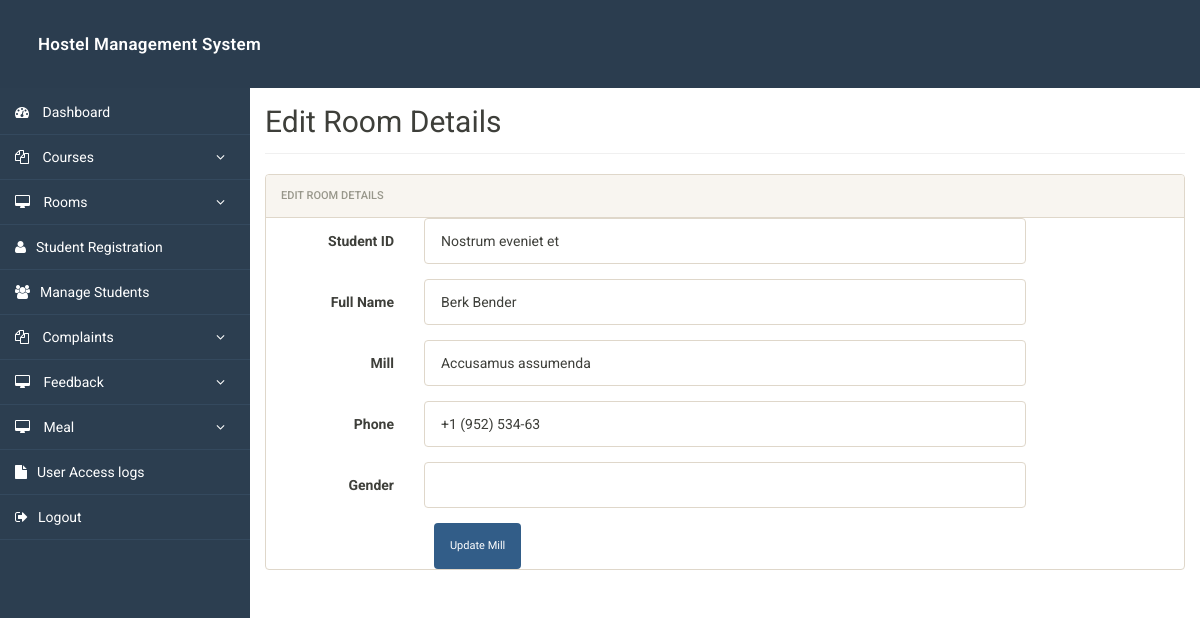
Before: /admin/edit-mill.php?id=10 (signed in) with the older database file.
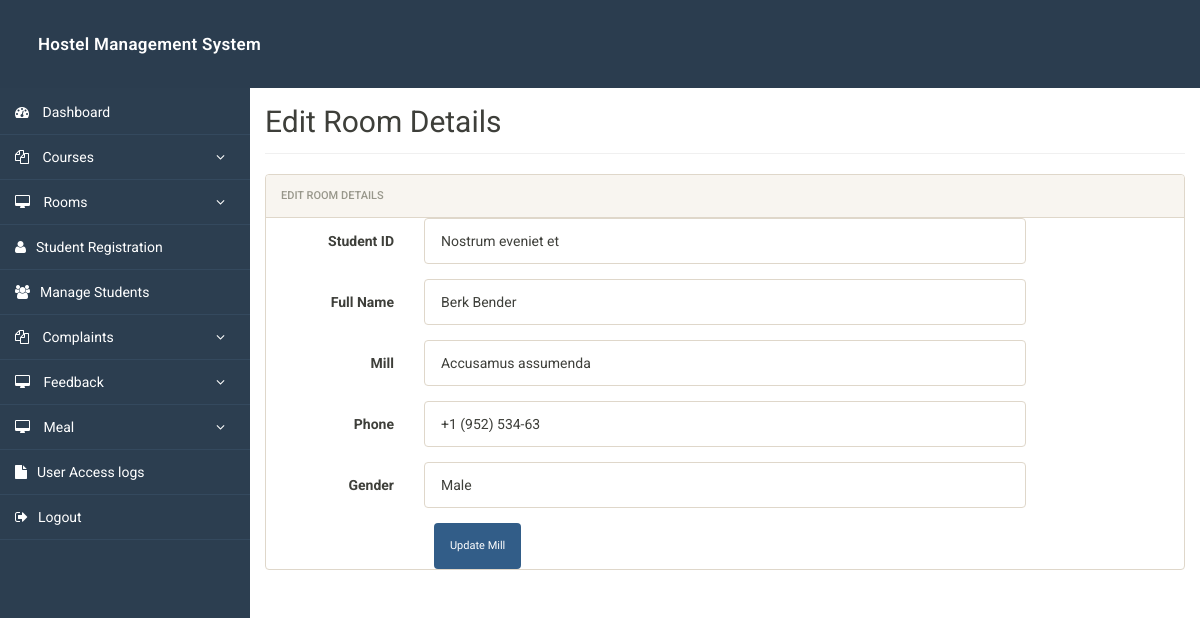
After: the same page with the newer database file.
### tables this page shows
CREATE TABLE `mill` (
  `id` int(11) NOT NULL,
  `studentId` varchar(20) NOT NULL,
  `fullName` varchar(100) NOT NULL,
  `mill` varchar(50) NOT NULL,
  `phone` varchar(15) NOT NULL,
  `gender` enum('Male','Female','Other') NOT NULL
);

### admin/edit-mill.php (the view, shortened to what this page needs)
<?php
include('includes/config.php');
?>
<?php
if (isset($_GET['id'])) {
    $id = intval($_GET['id']);
    $sql = "SELECT * FROM mill WHERE id = ?";
    $stmt = $mysqli->prepare($sql);
    $stmt->bind_param('i', $id);
    $stmt->execute();
    $result = $stmt->get_result();
    $row = $result->fetch_object();
}
?>
<!doctype html>
<html lang="en" class="no-js">
<head>
	<link rel="stylesheet" href="css/font-awesome.min.css">
	<link rel="stylesheet" href="css/bootstrap.min.css">
	<link rel="stylesheet" href="css/dataTables.bootstrap.min.css">>
	<link rel="stylesheet" href="css/bootstrap-social.css">
	<link rel="stylesheet" href="css/bootstrap-select.css">
	<link rel="stylesheet" href="css/fileinput.min.css">
	<link rel="stylesheet" href="css/awesome-bootstrap-checkbox.css">
	<link rel="stylesheet" href="css/style.css">
</head>
<body>
	<?php include('includes/header.php');?>
	<div class="ts-main-content">
		<?php include('includes/sidebar.php');?>
		<div class="content-wrapper">
			<div class="container-fluid">
				<div class="row">
					<div class="col-md-12">
						<h2 class="page-title">Edit Room Details </h2>
						<div class="row">
							<div class="col-md-12">
								<div class="panel panel-default">
									<div class="panel-heading">Edit Room Details</div>
									<form method="post" class="form-horizontal">
<div class="form-group">
<label class="col-sm-2 control-label">Student ID</label>
<div class="col-sm-8">
<input type="text" name="studentId" class="form-control"
value="<?php echo $row->studentId; ?>">
</div>
</div>
<div class="form-group">
<label class="col-sm-2 control-label">Full Name</label>
<div class="col-sm-8">
<input type="text" name="fullName" class="form-control"
value="<?php echo $row->fullName; ?>">
</div>
</div>
<div class="form-group">
<label class="col-sm-2 control-label">Mill</label>
<div class="col-sm-8">
<input type="text" name="mill" class="form-control"
value="<?php echo $row->mill; ?>">
</div>
</div>
<div class="form-group">
<label class="col-sm-2 control-label">Phone</label>
<div class="col-sm-8">
<input type="text" name="phone" class="form-control"
value="<?php echo $row->phone; ?>">
</div>
</div>
<div class="form-group">
<label class="col-sm-2 control-label">Gender</label>
<div class="col-sm-8">
<input type="text" name="gender" class="form-control"
value="<?php echo $row->gender; ?>">
</div>
</div>
<div class="col-sm-8 col-sm-offset-2">
<input class="btn btn-primary" type="submit" name="submit"
value="Update Mill">
</div>
</form>
									</div>
								</div>
							</div>
							</div>
						</div>
					</div>
				</div>
			</div>
</body>
</html>

Changed rows visible on the page:
changed mill "Nostrum eveniet et": gender (not shown) → "Male"
